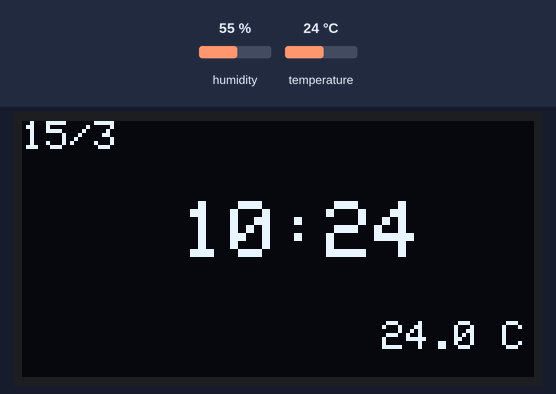
The sketch below on a simulated Arduino Uno, built with avr-gcc and run on an emulated ATmega328P. On the bench: 128×64 one-colour display. The inputs (shaded band) are chosen by the test bench; at power-on: temperature 24 °C, humidity 55 %. The local clock reads 2024-03-15 10:24:30 at power-on unless the sketch sets it.

Above: at 1.2 s.
1.3 s: temperature set to 12 °C
At 2.8 s:
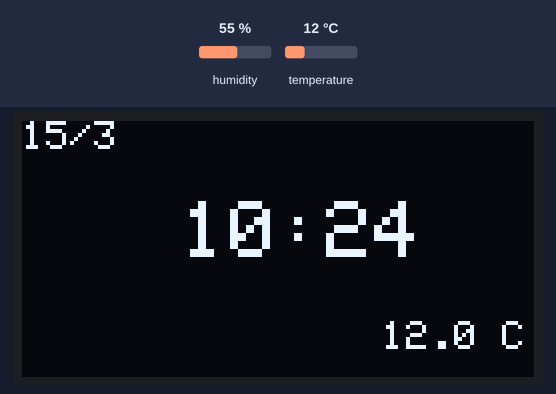
4.1 s: temperature set to 19 °C
6.9 s: temperature set to 28 °C
At 9.8 s:
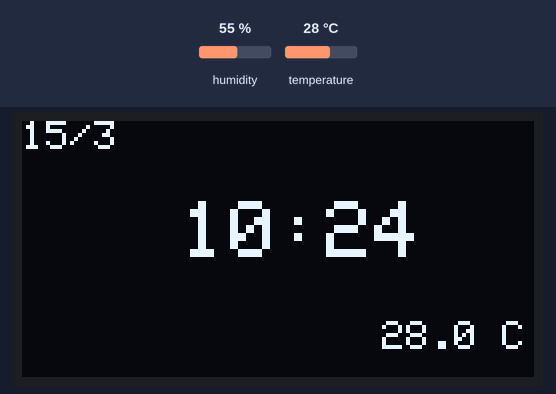
Timing chart, 0 to 11.3 s (numbered marks = the images above; inputs shaded):
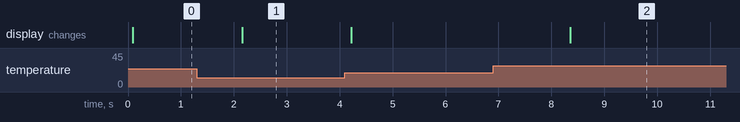

The sketch:

main.ino
```cpp
// DISPLAY OLED
#include <Wire.h>
#include <Adafruit_GFX.h>
#include <Adafruit_SSD1306.h>
//RTC
#include "RTClib.h"
//DHT
#include "DHT.h"
#define DHTPIN 5
#define DHTTYPE DHT22

// Configuração do display OLED
Adafruit_SSD1306 oled(128, 64, &Wire, -1);
// Configuração do RTC
RTC_DS3231 rtc;
// Configyração do DHT
DHT dht(DHTPIN, DHTTYPE);


void inicializarDispositivos(){
   // Inicializa o display OLED
   oled.begin(SSD1306_SWITCHCAPVCC, 0x3C);
   oled.clearDisplay();
   oled.display();
   // Inicializa o RTC
   rtc.begin();
   // Inicializa o sensor DHT
   dht.begin();
}

// Função para exibir texto no OLED
void exibirTexto(const String texto, int x, int y, int tamanhoFonte) {
    oled.setCursor(x, y);        // Define a posição do texto
    oled.setTextSize(tamanhoFonte); // Define o tamanho do texto
    oled.setTextColor(WHITE);    // Define a cor do texto
    oled.print(texto);           // Exibe o texto
}

// Função para exibir Data e Hora
void exibirDataHora(){
  DateTime now = rtc.now();
  // Exibe a data no canto esquerdo
  exibirTexto(String(now.day()) + "/" + String(now.month()), 0, 0, 1);
  // Exibe a hora no meio da tela com texto maior
  exibirTexto(String(now.hour()) + ":" + String(now.minute()), 40, 20, 2);
}

// Função para exibir Temperatura
void exibirTemperatura(){
  float temperatura = dht.readTemperature();
  exibirTexto(String(temperatura, 1) + " C", 90, 50, 1);
}

void setup() {
  inicializarDispositivos(); // Inicializa todos os dispositivos
}

void loop() {
  oled.clearDisplay();  // Limpa o display para atualizar os dados

  exibirDataHora();
  exibirTemperatura();

  oled.display(); // Atualiza o display com os novos dados
  delay(1000); // Aguarda 1 segundo
}
```

Measured:
- after the input at 1.3 s, the display: changes after 0.86 s (image 1)
- after the input at 6.9 s, the display: changes after 1.5 s (image 2)
